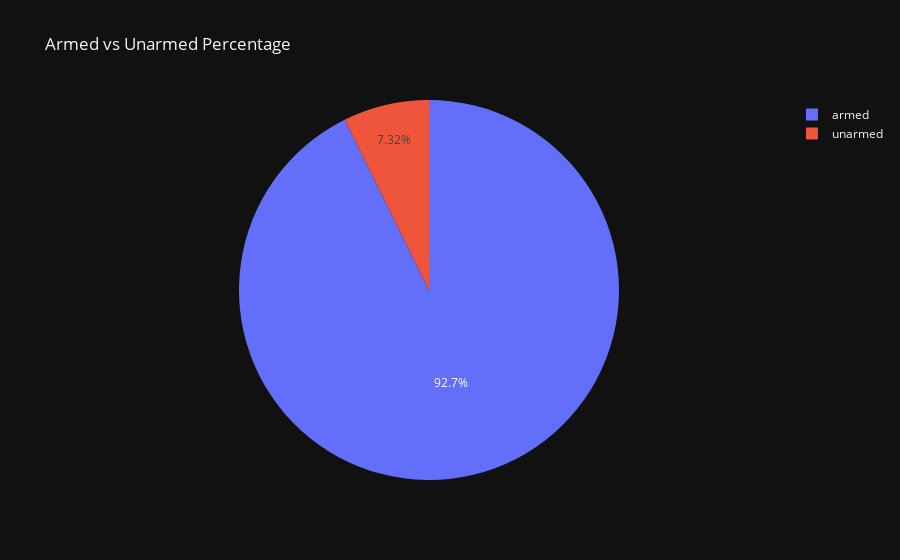

Source (notebook cell):
### Code cell
px.pie(
    names = armed_vs_unarmed.index,
    values = armed_vs_unarmed.values,
    title = 'Armed vs Unarmed Percentage'
)

### Figure 1 — Plotly figure (JSON) as saved in the notebook; plotly's stock layout.template omitted (floating-point values rounded to 4 significant figures)
{"data": [{"domain": {"x": [0.0, 1.0], "y": [0.0, 1.0]}, "hovertemplate": "label=%{label}<br>value=%{value}<extra></extra>", "labels": ["armed", "unarmed"], "legendgroup": "", "name": "", "showlegend": true, "values": [2089, 165], "type": "pie"}], "layout": {"legend": {"tracegroupgap": 0}, "title": {"text": "Armed vs Unarmed Percentage"}}}
